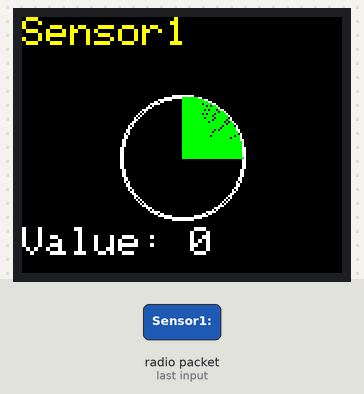
The sketch below on a simulated ESP32. Parts: 160×128 colour display. Inputs (shaded band) come from the test bench. No radio packets arrive unless stated; what the sketch prints to the serial monitor is not drawn.

1.4 s: radio packet "Sensor1:" arrives
Above: at 1.7 s.
2.9 s: radio packet "5" arrives
Timing chart, 0 to 5.9 s (numbered marks = the images above; inputs shaded):
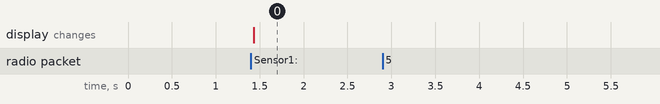

Measured:
- after the input at 1.4 s, the display: changes at once (image 0)
- after the input at 2.9 s, every drawn part: stays the same

The sketch:

esp32_lora_soil_meter.ino
```cpp
#include <LoRa.h>
#include <Adafruit_GFX.h>  // Core graphics library
#include <Adafruit_ST7735.h>  // Hardware-specific library for ST7735
#include <SPI.h>
#include <math.h>  // For trigonometric functions

// Pin definitions for Arduino Mega (LoRa)
#define LORA_NSS 5   // NSS pin
#define LORA_RST 2   // Reset pin
#define LORA_DIO0 -1 // DIO0 pin (not used)

// Pin definitions for ESP32-WROOM (TFT Display)
#define TFT_DC 12     // Data/Command pin
#define TFT_CS 13     // Chip Select pin
#define TFT_MOSI 14   // MOSI pin
#define TFT_CLK 27    // Clock pin
#define TFT_RST 0     // Reset pin
#define TFT_MISO 0    // MISO pin (not used)

// Create TFT display object
Adafruit_ST7735 tft = Adafruit_ST7735(TFT_CS, TFT_DC, TFT_MOSI, TFT_CLK, TFT_RST);

// Meter dimensions
#define METER_RADIUS  30    // Adjusted radius for a 1.8-inch display
#define METER_CENTER_X 80   // Center x-coordinate for the meter
#define METER_CENTER_Y 70   // Center y-coordinate for the meter
#define VALUE_Y_OFFSET 105  // Vertical offset for the value text

void setup() {
  // Initialize serial communication for debugging purposes
  Serial.begin(115200);
  while (!Serial);

  // Initialize LoRa
  LoRa.setPins(LORA_NSS, LORA_RST, LORA_DIO0);  // Set the pins for LoRa
  if (!LoRa.begin(433E6)) {  // Initialize LoRa with the frequency for India
    Serial.println("Starting LoRa failed!");
    while (1);
  }
  Serial.println("LoRa Receiver Initialized");

  // Initialize the display
  tft.initR(INITR_BLACKTAB);  // Initialize with ST7735 display type
  tft.setRotation(1);         // Set to landscape orientation
  tft.fillScreen(ST7735_BLACK);  // Fill screen with black color
  tft.setTextColor(ST7735_RED);  // Set text color to red
  tft.setTextSize(1);            // Set text size for the header
  tft.setCursor(0, 0);           // Set cursor position
  tft.println("LoRa Receiver");  // Initial message on the TFT display
}

void loop() {
  // Check for received LoRa packets
  int packetSize = LoRa.parsePacket();
  if (packetSize) {
    String packet = "";
    while (LoRa.available()) {
      packet += (char)LoRa.read();  // Read packet data
    }

    // Assume packet format: "Sensor1:Value1"
    int rssi = LoRa.packetRssi();  // Get RSSI value

    // Output received packet to Serial Monitor
    Serial.print("Received packet: ");
    Serial.print(packet);
    Serial.print(" with RSSI: ");
    Serial.println(rssi);

    // Parse packet data (assuming a format with "Sensor1:Value1")
    String sensorData = packet.substring(packet.indexOf("Sensor1:") + 8);

    // Convert sensor data to integer (assumed to be between 0 and 100)
    int sensorValue = sensorData.toInt();

    // Update the TFT display with the received packet in a graphical meter format
    tft.fillScreen(ST7735_BLACK);  // Clear screen

    // Draw Meter
    drawRoundMeter(sensorValue);
  }

  // Add any other functionality here
}

void drawRoundMeter(int value) {
  // Draw meter background
  tft.drawCircle(METER_CENTER_X, METER_CENTER_Y, METER_RADIUS, ST7735_WHITE);

  // Draw meter border
  tft.drawCircle(METER_CENTER_X, METER_CENTER_Y, METER_RADIUS + 1, ST7735_WHITE);

  // Draw filled arc (meter) based on sensor value
  int startAngle = -90; // Start angle (top of the meter)
  int endAngle = map(value, 0, 100, 0, 180); // End angle based on sensor value

  for (int angle = startAngle; angle <= endAngle; angle++) {
    float angleRad = radians(angle); // Convert angle to radians
    int x = METER_CENTER_X + METER_RADIUS * cos(angleRad);
    int y = METER_CENTER_Y + METER_RADIUS * sin(angleRad);
    tft.drawLine(METER_CENTER_X, METER_CENTER_Y, x, y, ST7735_GREEN);
  }
  tft.setCursor(0,0);
  tft.setTextColor(ST7735_YELLOW);
  tft.setTextSize(2);  // Adjusted text size
  tft.print("Sensor1");
  // Draw value text below the meter
  tft.setCursor(0, VALUE_Y_OFFSET);
  tft.setTextColor(ST7735_WHITE);
  tft.setTextSize(2);  // Adjusted text size
  tft.print("Value: ");
  tft.print(value);

}
```
